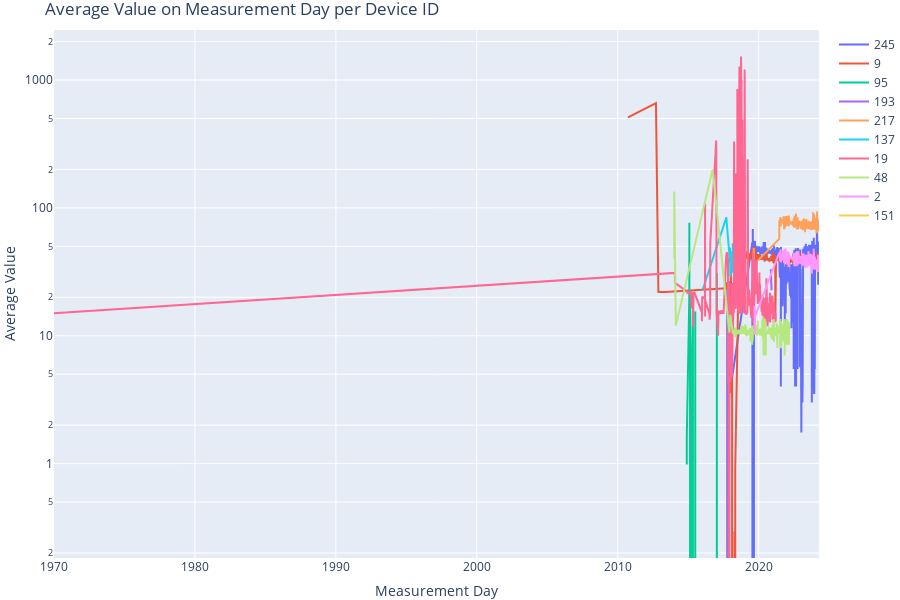

Notebook code for this chart:
### Code cell
import pandas as pd
import random
import plotly.graph_objects as go

df = df[df['Average Value'] >= 0]
df['Measurement Day'] = pd.to_datetime(df['Measurement Day'], unit='s')

grouped = df.groupby(['Device ID', 'Measurement Day'])['Average Value'].mean().reset_index()
fig = go.Figure()

random_device_id = random.sample(list(grouped['Device ID'].unique()), 10)

for device_id in random_device_id:
    device_data = grouped[grouped['Device ID'] == device_id]
    device_id_str = str(device_id)
    fig.add_trace(go.Scatter(x=device_data['Measurement Day'], y=device_data['Average Value'], mode='lines', name=device_id_str))

fig.update_layout(
    title='Average Value on Measurement Day per Device ID',
    xaxis=dict(title='Measurement Day'),
    yaxis=dict(title='Average Value', type='log', range=[0, None]),
    hovermode='x',
    showlegend=True,
    margin=dict(l=0, r=0, t=30, b=0),
    height=600
)

fig.show()

### Figure 1 — Plotly figure (JSON) as saved in the notebook; plotly's stock layout.template omitted (floating-point values rounded to 4 significant figures; data arrays with more than 128 entries replaced by an {"elided": "..."} marker saying what was removed)
{"data": [{"mode": "lines", "name": "245", "type": "scatter", "x": {"elided": "1640 str values"}, "y": {"elided": "1640 float values"}}, {"mode": "lines", "name": "9", "type": "scatter", "x": {"elided": "2083 str values"}, "y": {"elided": "2083 float values"}}, {"mode": "lines", "name": "95", "type": "scatter", "x": ["2014-11-25T00:00:00", "2014-11-26T00:00:00", "2015-01-29T00:00:00", "2015-01-30T00:00:00", "2015-01-31T00:00:00", "2015-02-01T00:00:00", "2015-02-02T00:00:00", "2015-02-03T00:00:00", "2015-02-04T00:00:00", "2015-02-05T00:00:00", "2015-02-06T00:00:00", "2015-02-07T00:00:00", "2015-02-08T00:00:00", "2015-02-09T00:00:00", "2015-02-10T00:00:00", "2015-02-11T00:00:00", "2015-02-12T00:00:00", "2015-02-13T00:00:00", "2015-02-14T00:00:00", "2015-02-15T00:00:00", "2015-02-16T00:00:00", "2015-02-17T00:00:00", "2015-02-18T00:00:00", "2015-02-20T00:00:00", "2015-02-21T00:00:00", "2015-03-13T00:00:00", "2015-04-13T00:00:00", "2015-05-03T00:00:00", "2015-05-20T00:00:00", "2015-06-23T00:00:00", "2015-06-24T00:00:00", "2015-07-03T00:00:00", "2015-08-20T00:00:00", "2017-01-13T00:00:00", "2017-03-15T00:00:00", "2017-03-16T00:00:00", "2017-03-17T00:00:00"], "y": [0.985, 1.67, 19.2, 20.58, 76.44, 19.64, 19.96, 19.65, 19.84, 20.03, 19.49, 20.33, 19.98, 19.83, 19.95, 19.88, 19.93, 20.37, 19.66, 19.73, 20.85, 20.01, 19.87, 0, 0, 0, 7.79, 16, 0.8, 0, 0, 15.45, 0, 31, 0, 0, 0]}, {"mode": "lines", "name": "193", "type": "scatter", "x": ["2020-11-11T00:00:00", "2020-11-12T00:00:00", "2020-11-16T00:00:00", "2020-11-17T00:00:00", "2020-11-18T00:00:00", "2020-11-19T00:00:00", "2020-11-20T00:00:00", "2020-11-21T00:00:00", "2020-11-22T00:00:00", "2020-11-29T00:00:00", "2020-11-30T00:00:00"], "y": [33.16, 32.07, 23.15, 22.99, 23.2, 23.38, 23.47, 22.99, 22.99, 23.13, 22.71]}, {"mode": "lines", "name": "217", "type": "scatter", "x": {"elided": "900 str values"}, "y": {"elided": "900 float values"}}, {"mode": "lines", "name": "137", "type": "scatter", "x": {"elided": "170 str values"}, "y": {"elided": "170 float values"}}, {"mode": "lines", "name": "19", "type": "scatter", "x": {"elided": "1416 str values"}, "y": {"elided": "1416 float values"}}, {"mode": "lines", "name": "48", "type": "scatter", "x": {"elided": "1424 str values"}, "y": {"elided": "1424 float values"}}, {"mode": "lines", "name": "2", "type": "scatter", "x": {"elided": "892 str values"}, "y": {"elided": "892 float values"}}, {"mode": "lines", "name": "151", "type": "scatter", "x": ["2017-05-18T00:00:00"], "y": [0]}], "layout": {"height": 600, "hovermode": "x", "margin": {"b": 0, "l": 0, "r": 0, "t": 30}, "showlegend": true, "title": {"text": "Average Value on Measurement Day per Device ID"}, "xaxis": {"title": {"text": "Measurement Day"}}, "yaxis": {"range": [0, null], "title": {"text": "Average Value"}, "type": "log"}}}
